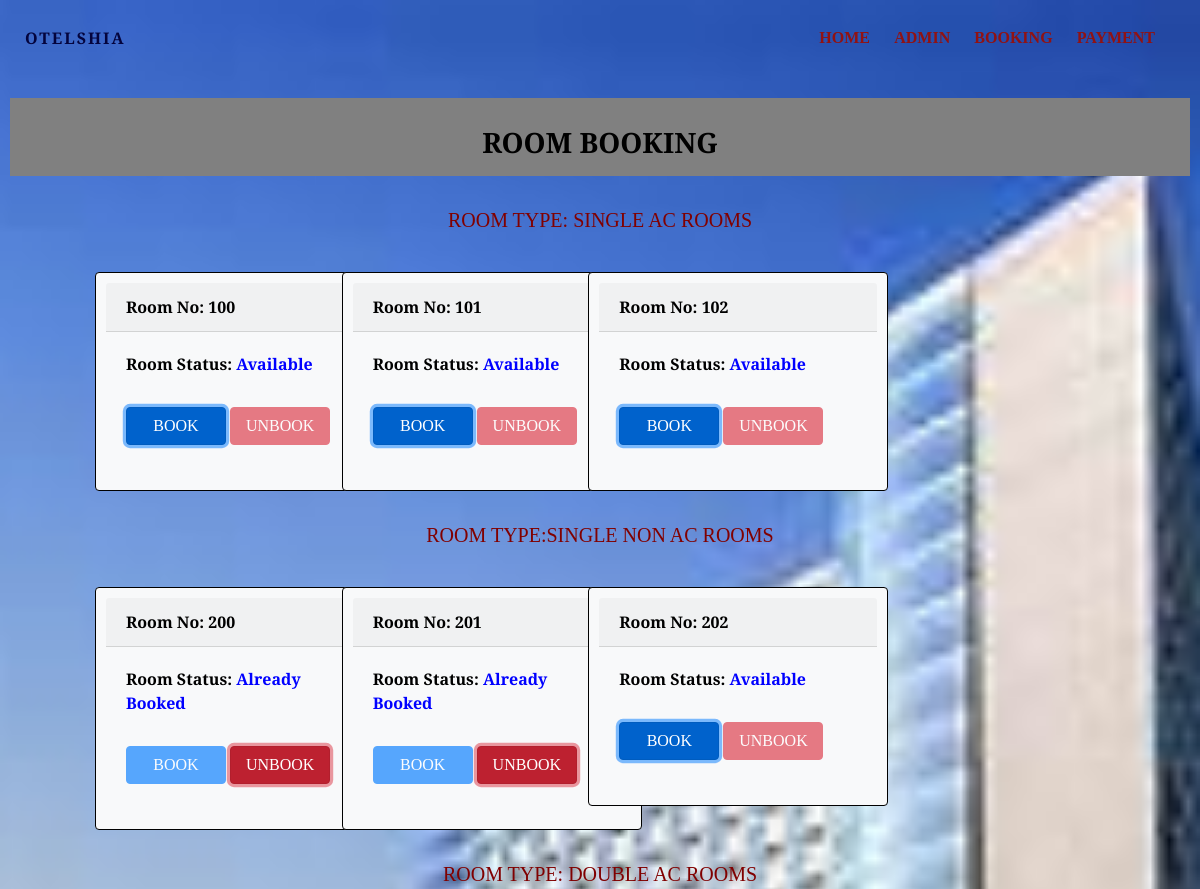
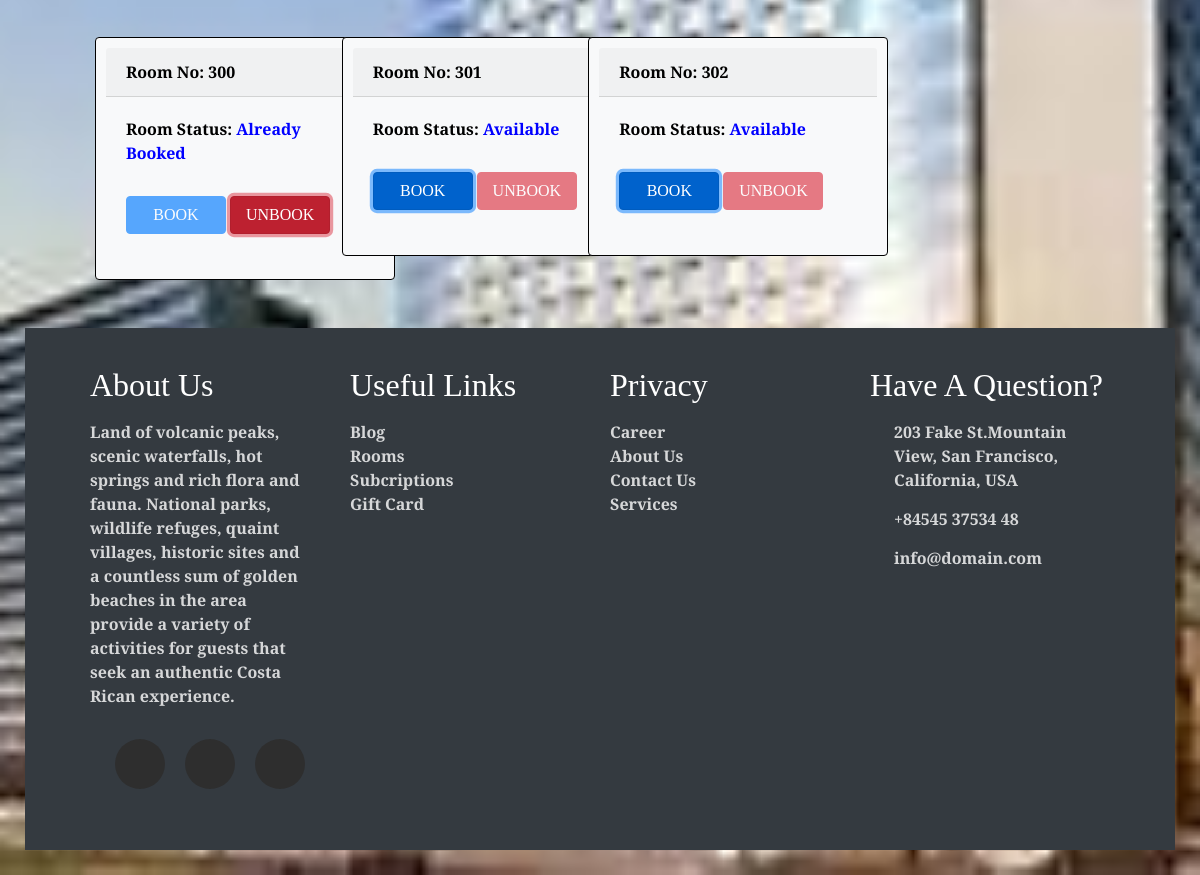
/project/admin/rooms.php, run on the app's committed database (2 pictures, top to bottom).
### tables this page shows
CREATE TABLE `singleroom` (
  `sno` int(11) NOT NULL,
  `roomno` int(11) NOT NULL,
  `customerid` int(10) NOT NULL,
  `child` int(11) NOT NULL,
  `adult` int(11) NOT NULL,
  `indate` varchar(20) NOT NULL,
  `outdate` varchar(20) NOT NULL,
  `status` int(11) NOT NULL,
  `customer_address` varchar(250) NOT NULL,
  `customer_mobile` varchar(100) NOT NULL,
  `customer_name` varchar(100) NOT NULL
);

CREATE TABLE `singlenonacroom` (
  `sno` int(11) NOT NULL,
  `roomno` int(11) NOT NULL,
  `customerid` int(10) NOT NULL,
  `child` int(11) NOT NULL,
  `adult` int(11) NOT NULL,
  `indate` date NOT NULL,
  `outdate` date NOT NULL,
  `status` int(11) NOT NULL,
  `customer_address` varchar(250) NOT NULL,
  `customer_mobile` varchar(100) NOT NULL,
  `customer_name` varchar(100) NOT NULL
);

CREATE TABLE `doubleroom` (
  `sno` int(11) NOT NULL,
  `roomno` int(11) NOT NULL,
  `customerid` int(10) NOT NULL,
  `child` int(11) NOT NULL,
  `adult` int(11) NOT NULL,
  `indate` date NOT NULL,
  `outdate` date NOT NULL,
  `status` int(11) NOT NULL,
  `customer_name` varchar(100) NOT NULL,
  `customer_mobile` varchar(100) NOT NULL,
  `customer_address` varchar(250) NOT NULL
);

### project/admin/rooms.php (the view, shortened to what this page needs)
<!DOCTYPE html>
<html lang="en">
<head>
    <link rel="stylesheet" href="..\style.css">
    <link rel="stylesheet" href="..\bootstrap.css">
    </head>
    <body>
        <header class="header" id="header">
            <div class="head-top">
                <div class="site-name">
                    <span>OTELSHIA</span>
                </div>
                <div class="site-nav">
                        <a href="admin_dashboard.html">HOME</a>
                        <a href="admin_dashboard.php">ADMIN</a>
                        <a href="rooms.php">BOOKING</a>
                        <a href="payment.php">PAYMENT</a>
                    </div>
                </div>
        <br><br>
       <div class="row">
       	<div class="col-md-12">
       		<center><h3>ROOM BOOKING</h3></center>
       	</div>
       </div><br>
       <center><h5>ROOM TYPE: SINGLE AC ROOMS</h5></center><br>
        <div class="row">
            <?php
                $connection = mysqli_connect("localhost","root","");
                $query = "select * from singleroom";
                $query_run = mysqli_query($connection,$query);
                while($row = mysqli_fetch_assoc($query_run)){
                    ?>
                        <div class="col-md-2" style="margin-left: 50px;">
                        <div class="card bg-light" style="width: 300px">
                        <div class="card-header">Room No: <?php echo $row["roomno"]?></div>
                        <div class="card-body">
                            <p class="card-text">Room Status: <?php if($row["status"]==0){echo "<b>Available</b>";}else{echo "<b>Already Booked</b>";}?></p>
                            <a href="book_room.php?rn=<?php echo $row['roomno'] . "&rt=a";?>" class="btn btn-primary <?php if($row["status"]==0){echo "active";}else{echo "disabled";}?>" role="button" aria-disabled="<?php if($row['status']==0){echo "false";}else{echo "true";}?>">Book</a>
                            <a href="unbook.php?rn=<?php echo $row['roomno'] . "&rt=a";?>" class="btn btn-danger <?php if($row["status"]==0){echo "disabled";}else{echo "active";}?>" role="button" aria-disabled="<?php if($row['status']==0){echo "true";}else{echo "false";}?>">Unbook</a>
                        </div>
                    </div>
                    </div>
                    <?php
                }
            ?>
        </div><br>
        <center><h5>ROOM TYPE:SINGLE NON AC ROOMS</h5></center><br>
        <div class="row">
            <?php
                $connection = mysqli_connect("localhost","root","");
                $query = "select * from singlenonacroom";
                $query_run = mysqli_query($connection,$query);
                while($row = mysqli_fetch_assoc($query_run)){
                    ?>
                        <div class="col-md-2" style="margin-left: 50px;">
                        <div class="card bg-light" style="width: 300px">
                        <div class="card-header">Room No: <?php echo $row["roomno"]?></div>
                        <div class="card-body">
                            <p class="card-text">Room Status: <?php if($row["status"]==0){echo "<b>Available</b>";}else{echo "<b>Already Booked</b>";}?></p>
                            <a href="book_room.php?rn=<?php echo $row['roomno'] . "&rt=b";?>" class="btn btn-primary <?php if($row["status"]==0){echo "active";}else{echo "disabled";}?>" role="button" aria-disabled="<?php if($row['status']==0){echo "false";}else{echo "true";}?>">Book</a>
                            <a href="unbook.php?rn=<?php echo $row['roomno']. "&rt=b";?>" class="btn btn-danger <?php if($row["status"]==0){echo "disabled";}else{echo "active";}?>" role="button" aria-disabled="<?php if($row['status']==0){echo "true";}else{echo "false";}?>">Unbook</a>
                        </div>
                    </div>
                    </div>
                    <?php
                }
            ?>
        </div><br>
        <center><h5>ROOM TYPE: DOUBLE AC ROOMS</h5></center><br>
        <div class="row">
            <?php
                $connection = mysqli_connect("localhost","root","");
                $query = "select * from doubleroom";
                $query_run = mysqli_query($connection,$query);
                while($row = mysqli_fetch_assoc($query_run)){
                    ?>
                        <div class="col-md-2" style="margin-left: 50px;">
                        <div class="card bg-light" style="width: 300px">
                        <div class="card-header">Room No: <?php echo $row["roomno"]?></div>
                        <div class="card-body">
                            <p class="card-text">Room Status: <?php if($row["status"]==0){echo "<b>Available</b>";}else{echo "<b>Already Booked</b>";}?></p>
                            <a href="book_room.php?rn=<?php echo $row['roomno'] . "&rt=c";?>" class="btn btn-primary <?php if($row["status"]==0){echo "active";}else{echo "disabled";}?>" role="button" aria-disabled="<?php if($row['status']==0){echo "false";}else{echo "true";}?>">Book</a>
                            <a href="unbook.php?rn=<?php echo $row['roomno']. "&rt=c";?>" class="btn btn-danger <?php if($row["status"]==0){echo "disabled";}else{echo "active";}?>" role="button" aria-disabled="<?php if($row['status']==0){echo "true";}else{echo "false";}?>">Unbook</a>
                        </div>
                    </div>
                    </div>
                    <?php
                }
            ?>
        </div>
        <header>
        <br><br>
        <footer class="footer">
            <div class="footer-container">
                <div>
                    <h2>About Us</h2>
                   <p> Land of volcanic peaks, scenic waterfalls, hot springs and rich flora and fauna. National parks, wildlife refuges, quaint villages, historic sites and a countless sum of golden beaches in the area provide a variety of activities for guests that seek an authentic Costa Rican experience.</p>
                    <ul class="social-icons">
                        <li class="flex"><i class="fa fa-twitter fa-2x"></i></li>
                        <li class="flex"><i class="fa fa-facebook fa-2x"></i></li>
                        <li class="flex"><i class="fa fa-instagram fa-2x"></i></li>
                    </ul>
                </div>
                <div>
                    <h2>Useful Links</h2>
                    <a href="#">Blog</a>
                    <a href="#">Rooms</a>
                    <a href="#">Subcriptions</a>
                    <a href="#">Gift Card</a>
                </div>
                <div>
                    <h2>Privacy</h2>
                    <a href="#">Career</a>
                    <a href="#">About Us</a>
                    <a href="#">Contact Us</a>
                    <a href="#">Services</a>
                </div>
                <div>
                    <h2>Have A Question?</h2>
                    <div class="contact-item">
                        <span>
                            203 Fake St.Mountain View, San Francisco, California, USA
                        </span>
                    </div>
                    <div class = "contact-item">
                        <span>
                            +84545 37534 48
                        </span>
                    </div>
                    <div class = "contact-item">
                        <span>
                            info@domain.com
                        </span>
                    </div>
                </div>
            </div>
        </footer>
</body>
</html>

### project/style.css (style rules this page uses)
:root { --transition: all 0.7s ease; --yellow: #f9d342; --dark: #292826; }
* { box-sizing: border-box; padding: 0; margin: 0; font-family: 'Playfair Display', serif; }
html { scroll-behavior: smooth; }
body { line-height: 1.6; }
.btn { font-size: 16px; text-transform: uppercase; font-weight: 600; border: none; border-radius: 5px; padding: 10px; width: 100px; display: block; margin: 15px auto; cursor: pointer; transition: var(--transition); }
.flex { display: flex; flex-direction: column; justify-content: center; align-items: center; }
h1, h2, h3, h4, h5, h6 { padding: 8px 0; }
.header { min-height: 100vh; color: rgb(4, 4, 61); padding: 25px; display: flex; flex-direction: column; align-content: stretch; font-weight: bold; }
.head-top { display: flex; justify-content: space-between; align-items: center; }
.site-nav a { text-decoration:none; margin-right:20px; text-align:center; align-items:center; align-content:center; justify-content:center; font-size:medium; font-weight: bold; font-family: Times New Roman; color:rgb(145, 18, 18); }
.head-top span { cursor: pointer; letter-spacing: 2px; transition: var(--transition); }
.footer { background: var(--dark); color: #fff; text-align: center; }
.footer-container { width: 85vw; margin: 0 auto; padding: 30px 0; }
.footer-container p, .footer-container a, .footer-container span { opacity: 0.8; }
.footer a { display: block; color: #fff; text-decoration: none; }
.social-icons { list-style: none; display: flex; justify-content: center; padding: 15px 0; }
.social-icons li { margin: 0 10px; width: 50px; height: 50px; background: #2e2e2e; border-radius: 50%; transition: var(--transition); cursor: pointer; }
.contact-item span { display: block; }
@media (min-width: 900px) { .footer-container { display: grid; grid-template-columns: repeat(2, 1fr); grid-gap: 20px; } }
@media (min-width: 1170px) { .footer { text-align: left; } }
@media (min-width: 1170px) { .footer-container { grid-template-columns: repeat(4, 1fr); } }
@media (min-width: 1170px) { .footer-container div:nth-child(1) p { padding-right: 20px; } }
@media (min-width: 1170px) { .contact-item { display: grid; grid-template-columns: 10% 90%; margin-bottom: 15px; align-items: center; } }

### project/admin/rooms.php (style rules this page uses)
.header { background-image: url('../../images/room2.jpeg'); background-repeat: no-repeat; background-attachment: fixed; background-position: center ; background-size:cover; }
h5 { color:maroon; }
.col-md-12 { background-color:grey; }
.col-md-12 h3 { margin-top:20px; color:black; font-size: 25 px; font-weight: bolder; text-shadow: 2px 2px grey; }
.card-header { color:BLACK; font-weight:bold; }
.row .card-text { color:BLACK; font-weight:bold; }
.row .card-text b { color:blue; }
.row .card { margin-left:20px; border: solid black 1px; width:33.33%; padding:10px; height: auto; }

### data on the page
singleroom: roomno "100", status "Available"
singleroom: roomno "101", status "Available"
singleroom: roomno "102", status "Available"
singlenonacroom: roomno "200", status "Already Booked"
singlenonacroom: roomno "201", status "Already Booked"
singlenonacroom: roomno "202", status "Available"
doubleroom: roomno "300", status "Already Booked"
doubleroom: roomno "301", status "Available"
doubleroom: roomno "302", status "Available"
